Frame 1 (no input): blank canvas, image omitted
Frame 60 (no input): blank canvas, image omitted
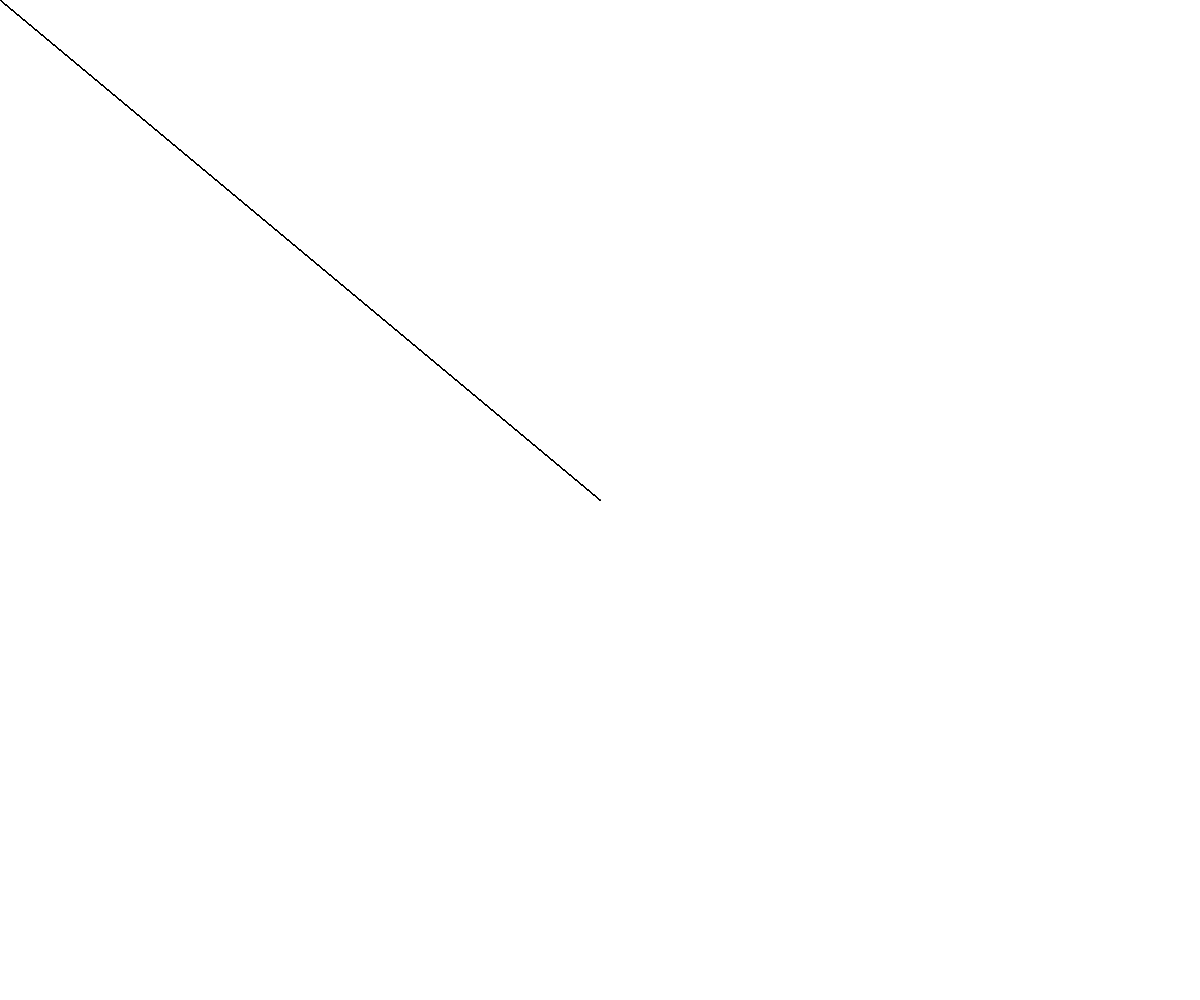
Frame 120 (the mouse pressed at the canvas centre since frame 60)

The p5.js sketch whose frames 1 and 60 were blank and that drew this single picture after the mouse press (run headless with seeded random() and noise() and a simulated clock; from frame 60 on, the mouse is pressed at the canvas centre):

// p5.js sketch
// ── sketch.js
// Project Title
// Your Name
// Date
//
// Extra for Experts:
// - describe what you did to take this project "above and beyond"


let backgroundColour = 255;

function setup() {
  createCanvas(windowWidth, windowHeight);
  background(backgroundColour);
  console.log(width + " Width " + height + " Height ");
}


function draw() {
  line(mouseX, mouseY, 0, 0)
}
